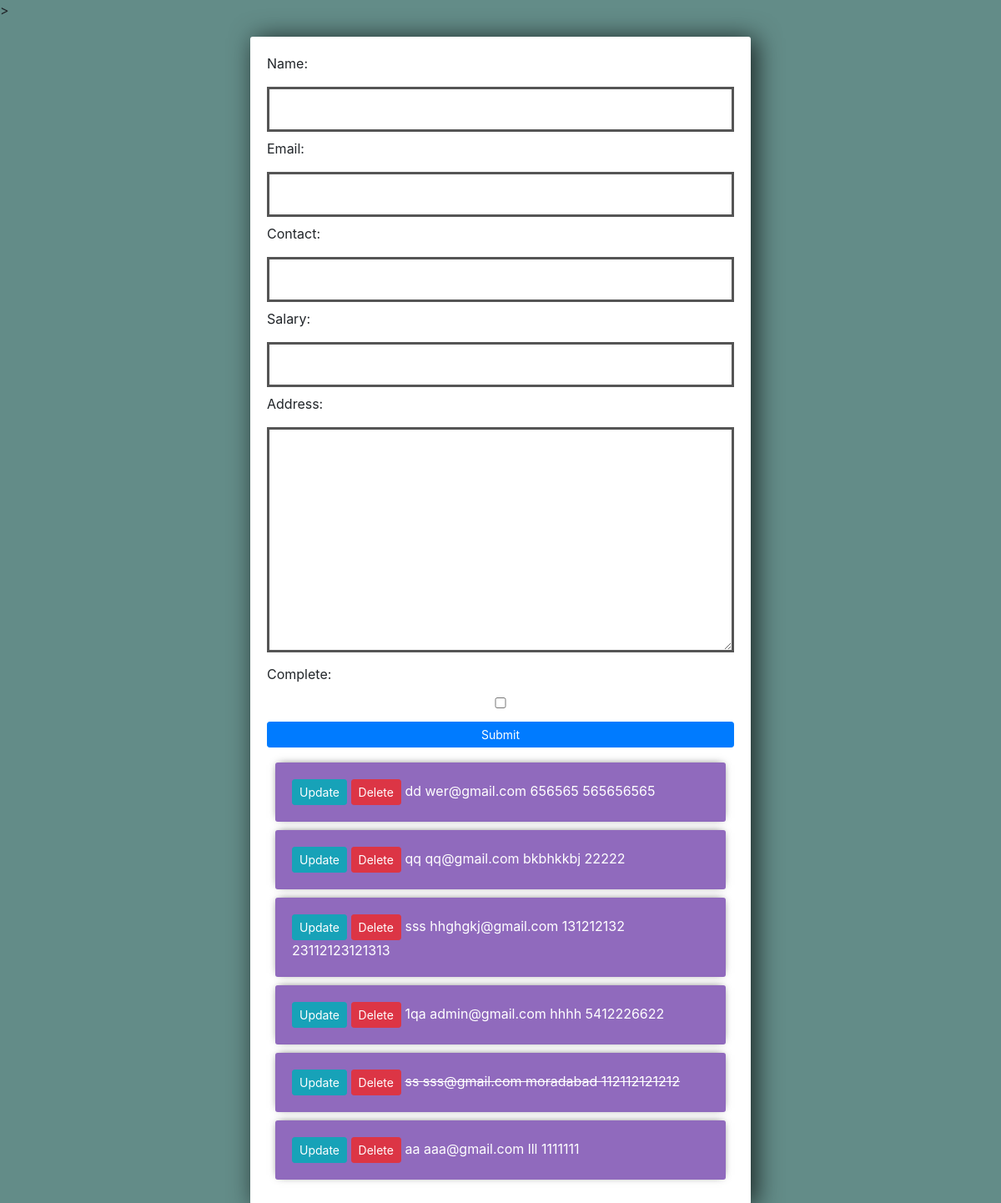
The page / on the database its author committed.
### task/models.py (models this page shows, shortened)
class Task(models.Model):
	name = models.CharField(max_length=100)
	email = models.EmailField(max_length=50)
	contact = models.IntegerField()
	salary =  models.IntegerField()
	address = models.TextField(max_length=150)
	complete = models.BooleanField(default=False)

### task/views.py (the view)
# urls.py: path('',views.home,name='home'),
def home(request):
	tasks = Task.objects.all()
	form = TaskForm()
	if request.method=='POST':
		form = TaskForm(request.POST)
		if form.is_valid():
			form.save()
		return redirect('/')
	return render(request,'task/index.html',{'tasks':tasks,'form':form})

### task/forms.py
class TaskForm(forms.ModelForm):
	class Meta:
		model = Task
		fields ='__all__'

### task/templates/task/index.html (shortened to what this page needs)
<!DOCTYPE html>
<html>
<head>
	<link rel="stylesheet" href="https://stackpath.bootstrapcdn.com/bootstrap/4.4.1/css/bootstrap.min.css">
<body  background="http://orig11.deviantart.net/20eb/f/2015/030/6/f/_minflat__dark_material_design_wallpaper__4k__by_dakoder-d8fjqzu.jpg">
>
	<div class="center-column">
		<form method="post">
			{{form}}<br>
			<input type="submit" name="" class="btn btn-sm btn-primary">
		</form>
		{% for task in tasks %}
		<div class="item-row">
<a href="{% url 'update' task.id %}" class="btn btn-sm btn-info">Update</a>
<a href="{% url 'delete' task.id %}" class="btn btn-sm btn-danger">Delete</a>
		{% if task.complete == True %}
		<strike>{{task.name}} {{task.email}} {{task.address}} {{task.contact}}{{task.salary}}</strike>
		{% else %}
		<span>{{task.name}} {{task.email}} {{task.address}} {{task.contact}}{{task.salary}}</span>
		{% endif %}
		<br>
		</div>
		{% endfor%}
	</div>
</body>
</html>

### task/templates/task/index.html (style rules this page uses)
body { background-color: #638C88; }
.center-column { width: 600px; margin: 20px auto; padding: 20px; background-color: #fff; border-radius: 3px; box-shadow: 6px 2px 30px 0px rgba(0,0,0,0.75); }
input { width: 100%; padding: 12px 20px; margin: 8px 0; box-sizing: border-box; border: 3px solid #555; }
textarea { width: 100%; padding: 12px 20px; margin: 8px 0; box-sizing: border-box; border: 3px solid #555; }
.item-row { background-color: #906abd; margin: 10px; padding: 20px; border-radius: 3px; color: #fff; font-size: 16px; box-shadow: 0px -1px 10px -4px rgba(0,0,0,0.75); }

### rows shown on the page
Task: name "dd", email "wer@gmail.com", address "656565", contact "565", salary "656565"
Task: name "qq", email "qq@gmail.com", address "bkbhkkbj", contact "22", salary "222"
Task: name "sss", email "hhghgkj@gmail.com", address "131212132", contact "2311212", salary "3121313"
Task: name "1qa", email "admin@gmail.com", address "hhhh", contact "541222", salary "6622"
Task: name "ss", email "sss@gmail.com", address "moradabad", contact "1121", salary "12121212"
Task: name "aa", email "aaa@gmail.com", address "lll", contact "111", salary "1111"
